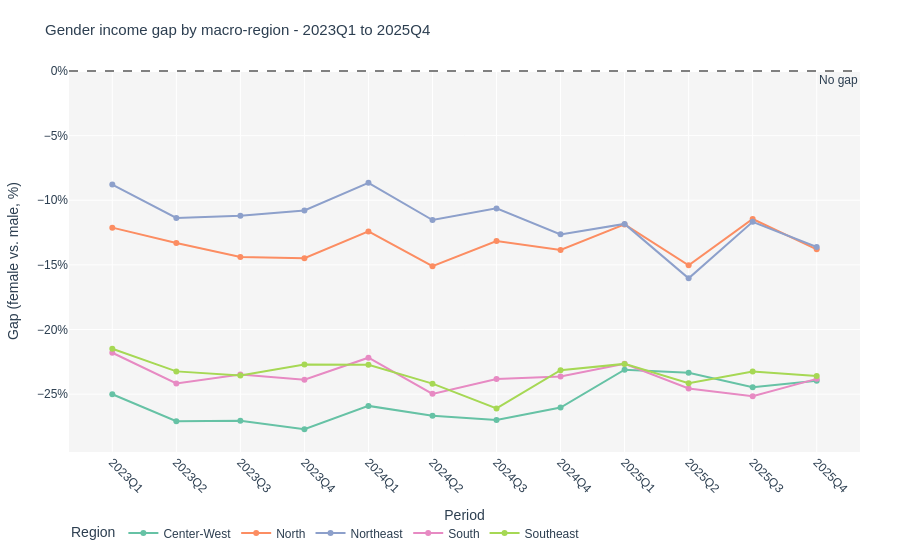

Write notebook code for a chart like this one.
### Markdown cell above
### 2.2 Gender income gap by macro-region over time

### Code cell
fig7 = px.line(
    gender_gap.sort_values('period'),
    x='period', y='gender_gap_pct', color='macro_region', markers=True,
    title='Gender income gap by macro-region - 2023Q1 to 2025Q4',
    labels={'period': 'Period', 'gender_gap_pct': 'Gap (female vs. male, %)', 'macro_region': 'Region'},
    color_discrete_sequence=px.colors.qualitative.Set2,
)
fig7.add_hline(y=0, line_dash='dash', line_color='grey',
               annotation_text='No gap', annotation_position='bottom right')
fig7.update_traces(line_width=2, marker_size=6,
    hovertemplate='<b>%{fullData.name}</b><br>%{x}: %{y:.1f}%<extra></extra>')
fig7.update_layout(**BASE_LAYOUT)
fig7.update_xaxes(tickangle=45)
fig7.update_yaxes(ticksuffix='%')
fig7.show()

### Figure 1 — Plotly figure (JSON) as saved in the notebook; plotly's stock layout.template omitted (floating-point values rounded to 4 significant figures)
{"data": [{"hovertemplate": "<b>%{fullData.name}</b><br>%{x}: %{y:.1f}%<extra></extra>", "legendgroup": "Center-West", "line": {"color": "rgb(102,194,165)", "dash": "solid", "width": 2}, "marker": {"size": 6, "symbol": "circle"}, "mode": "lines+markers", "name": "Center-West", "orientation": "v", "showlegend": true, "type": "scatter", "x": ["2023Q1", "2023Q2", "2023Q3", "2023Q4", "2024Q1", "2024Q2", "2024Q3", "2024Q4", "2025Q1", "2025Q2", "2025Q3", "2025Q4"], "xaxis": "x", "y": [-25.01, -27.1, -27.06, -27.71, -25.91, -26.68, -27, -26.04, -23.11, -23.35, -24.47, -23.97], "yaxis": "y"}, {"hovertemplate": "<b>%{fullData.name}</b><br>%{x}: %{y:.1f}%<extra></extra>", "legendgroup": "North", "line": {"color": "rgb(252,141,98)", "dash": "solid", "width": 2}, "marker": {"size": 6, "symbol": "circle"}, "mode": "lines+markers", "name": "North", "orientation": "v", "showlegend": true, "type": "scatter", "x": ["2023Q1", "2023Q2", "2023Q3", "2023Q4", "2024Q1", "2024Q2", "2024Q3", "2024Q4", "2025Q1", "2025Q2", "2025Q3", "2025Q4"], "xaxis": "x", "y": [-12.12, -13.31, -14.39, -14.49, -12.41, -15.1, -13.15, -13.84, -11.87, -15.03, -11.45, -13.8], "yaxis": "y"}, {"hovertemplate": "<b>%{fullData.name}</b><br>%{x}: %{y:.1f}%<extra></extra>", "legendgroup": "Northeast", "line": {"color": "rgb(141,160,203)", "dash": "solid", "width": 2}, "marker": {"size": 6, "symbol": "circle"}, "mode": "lines+markers", "name": "Northeast", "orientation": "v", "showlegend": true, "type": "scatter", "x": ["2023Q1", "2023Q2", "2023Q3", "2023Q4", "2024Q1", "2024Q2", "2024Q3", "2024Q4", "2025Q1", "2025Q2", "2025Q3", "2025Q4"], "xaxis": "x", "y": [-8.79, -11.37, -11.2, -10.79, -8.65, -11.53, -10.63, -12.64, -11.83, -16.04, -11.67, -13.62], "yaxis": "y"}, {"hovertemplate": "<b>%{fullData.name}</b><br>%{x}: %{y:.1f}%<extra></extra>", "legendgroup": "South", "line": {"color": "rgb(231,138,195)", "dash": "solid", "width": 2}, "marker": {"size": 6, "symbol": "circle"}, "mode": "lines+markers", "name": "South", "orientation": "v", "showlegend": true, "type": "scatter", "x": ["2023Q1", "2023Q2", "2023Q3", "2023Q4", "2024Q1", "2024Q2", "2024Q3", "2024Q4", "2025Q1", "2025Q2", "2025Q3", "2025Q4"], "xaxis": "x", "y": [-21.8, -24.18, -23.48, -23.89, -22.18, -24.98, -23.83, -23.63, -22.65, -24.56, -25.16, -23.82], "yaxis": "y"}, {"hovertemplate": "<b>%{fullData.name}</b><br>%{x}: %{y:.1f}%<extra></extra>", "legendgroup": "Southeast", "line": {"color": "rgb(166,216,84)", "dash": "solid", "width": 2}, "marker": {"size": 6, "symbol": "circle"}, "mode": "lines+markers", "name": "Southeast", "orientation": "v", "showlegend": true, "type": "scatter", "x": ["2023Q1", "2023Q2", "2023Q3", "2023Q4", "2024Q1", "2024Q2", "2024Q3", "2024Q4", "2025Q1", "2025Q2", "2025Q3", "2025Q4"], "xaxis": "x", "y": [-21.49, -23.24, -23.56, -22.71, -22.73, -24.19, -26.11, -23.15, -22.66, -24.15, -23.25, -23.59], "yaxis": "y"}], "layout": {"annotations": [{"showarrow": false, "text": "No gap", "x": 1, "xanchor": "right", "xref": "x domain", "y": 0, "yanchor": "top", "yref": "y"}], "autosize": true, "font": {"color": "#2C3E50", "family": "Arial"}, "hoverlabel": {"bgcolor": "white", "font": {"size": 12}}, "legend": {"orientation": "h", "title": {"text": "Region"}, "tracegroupgap": 0, "x": 0, "y": -0.25, "yanchor": "bottom"}, "margin": {"b": 60, "l": 60, "r": 40, "t": 70}, "paper_bgcolor": "white", "plot_bgcolor": "#F5F5F5", "shapes": [{"line": {"color": "grey", "dash": "dash"}, "type": "line", "x0": 0, "x1": 1, "xref": "x domain", "y0": 0, "y1": 0, "yref": "y"}], "title": {"font": {"color": "#2C3E50", "size": 15}, "text": "Gender income gap by macro-region - 2023Q1 to 2025Q4"}, "xaxis": {"anchor": "y", "autorange": true, "domain": [0, 1], "range": [-0.6628, 11.66], "tickangle": 45, "title": {"text": "Period"}, "type": "category"}, "yaxis": {"anchor": "x", "autorange": true, "domain": [0, 1], "range": [-29.74, 0.1423], "ticksuffix": "%", "title": {"text": "Gap (female vs. male, %)"}, "type": "linear"}}}
